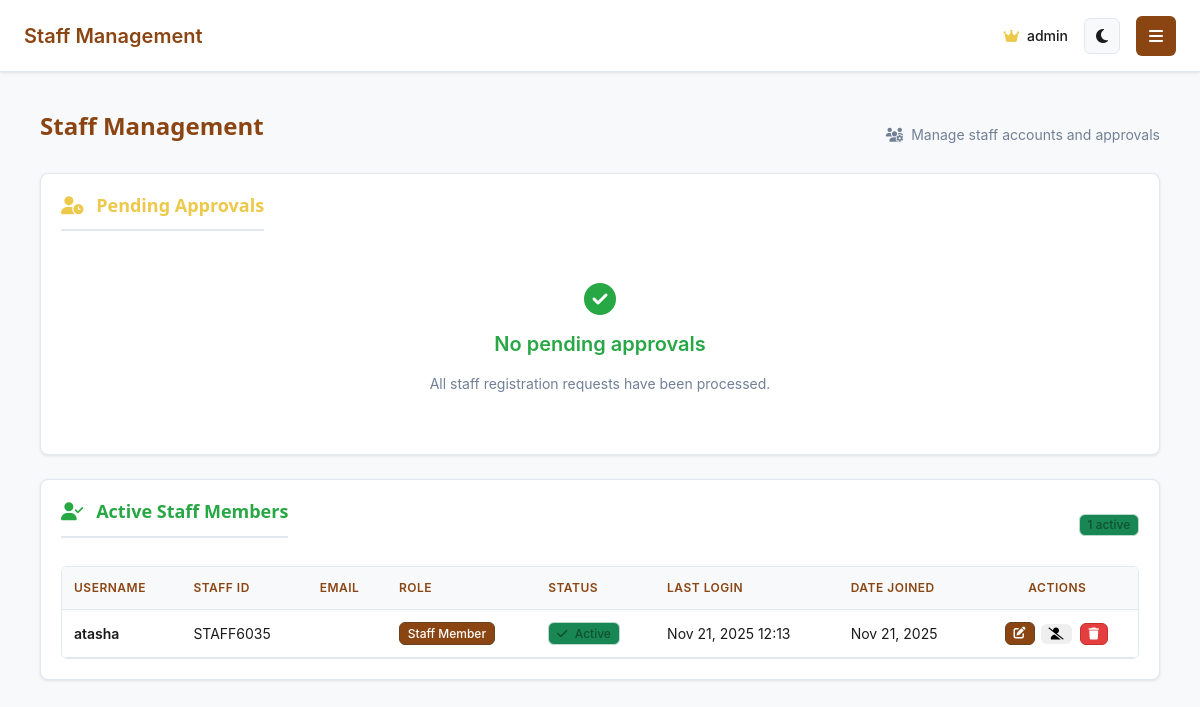
The app's page /app/staff-management/ (signed in) with its own data.
### cookie_app/models.py (models this page shows, shortened)
class Staff(models.Model):
    ROLE_CHOICES = [
        ('admin', 'Administrator'),
        ('manager', 'Manager'),
        ('staff', 'Staff Member'),
        ('pending', 'Pending Approval')
    ]
    user = models.OneToOneField(User, on_delete=models.CASCADE, related_name='staff')
    staff_id = models.CharField(max_length=20, unique=True, blank=True)
    role = models.CharField(max_length=20, choices=ROLE_CHOICES, default='pending')
    is_active = models.BooleanField(default=False)
    date_joined = models.DateTimeField(auto_now_add=True)
    phone_number = models.CharField(max_length=20, blank=True, null=True)

### cookie_app/views.py (the view)
# urls.py: path('staff-management/', views.staff_management, name='staff_management'),
@ensure_csrf_cookie
@login_required
def staff_management(request):
    if not request.user.is_superuser and not (hasattr(request.user, 'staff') and request.user.staff.role == 'admin'):
        messages.error(request, 'You do not have permission to access staff management.')
        return redirect('dashboard')
    pending_staff = Staff.objects.filter(
        role='pending'
    ).select_related('user').order_by('-user__date_joined')
    active_staff = Staff.objects.filter(
        is_active=True
    ).exclude(role='pending').select_related('user').order_by('-date_joined')
    context = {
        'pending_staff': pending_staff,
        'active_staff': active_staff,
    }
    return render(request, 'staff_management.html', context)

### templates/staff_management.html (shortened to what this page needs)
{% extends 'base.html' %}
{% block content %}
<div class="content">
    <div class="unified-page-header">
        <h1 class="unified-h1">Staff Management</h1>
        <div class="text-muted" style="font-size: var(--text-sm);">
            <i class="fas fa-users-cog me-1"></i> Manage staff accounts and approvals
        </div>
    </div>
    <div class="unified-card mb-4">
        <div class="d-flex justify-content-between align-items-center mb-3">
            <h2 class="unified-h2 text-warning">
                <i class="fas fa-user-clock me-2"></i>
                Pending Approvals
            </h2>
        </div>
        {% if pending_staff %}
        <div class="unified-table-container">
            <table class="unified-table">
                <thead>
                    <tr>
                        <th>Username</th>
                        <th>Email</th>
                        <th>Staff ID</th>
                        <th>Date Registered</th>
                        <th>Status</th>
                        <th class="text-center">Actions</th>
                    </tr>
                </thead>
                <tbody>
                    {% for staff in pending_staff %}
                    <tr>
                        <td class="fw-semibold">{{ staff.user.username }}</td>
                        <td>{{ staff.user.email }}</td>
                        <td>{{ staff.staff_id|default:"N/A" }}</td>
                        <td>{{ staff.user.date_joined|date:"M d, Y H:i" }}</td>
                        <td>
                            <span class="badge bg-warning text-dark">
                                <i class="fas fa-clock me-1"></i>
                                Pending Approval
                            </span>
                        </td>
                        <td class="text-center">
                            <div class="d-flex gap-2 justify-content-center">
                                <form method="post" action="{% url 'approve_staff' staff.id %}" class="d-inline">
                                    {% csrf_token %}
                                    <button type="submit" class="unified-btn unified-btn-success unified-btn-sm">
                                        <i class="fas fa-check me-1"></i>Approve
                                    </button>
                                </form>
                                <form method="post" action="{% url 'reject_staff' staff.id %}" class="d-inline">
                                    {% csrf_token %}
                                    <button type="submit" class="unified-btn unified-btn-danger unified-btn-sm"
                                       onclick="return confirm('Are you sure you want to reject {{ staff.user.username }}? This action cannot be undone.')">
                                        <i class="fas fa-times me-1"></i>Reject
                                    </button>
                                </form>
                            </div>
                        </td>
                    </tr>
                    {% endfor %}
                </tbody>
            </table>
        </div>
        {% else %}
        <div class="text-center py-4">
            <i class="fas fa-check-circle text-success mb-3" style="font-size: 2rem;"></i>
            <h5 class="text-success">No pending approvals</h5>
            <p class="text-muted" style="font-size: var(--text-sm);">
                All staff registration requests have been processed.
            </p>
        </div>
        {% endif %}
    </div>
    <div class="unified-card">
        <div class="d-flex justify-content-between align-items-center mb-3">
            <h2 class="unified-h2 text-success">
                <i class="fas fa-user-check me-2"></i>
                Active Staff Members
            </h2>
            <span class="badge bg-success">{{ active_staff|length }} active</span>
        </div>
        {% if active_staff %}
        <div class="unified-table-container">
            <table class="unified-table">
                <thead>
                    <tr>
                        <th>Username</th>
                        <th>Staff ID</th>
                        <th>Email</th>
                        <th>Role</th>
                        <th>Status</th>
                        <th>Last Login</th>
                        <th>Date Joined</th>
                        <th class="text-center">Actions</th>
                    </tr>
                </thead>
                <tbody>
                    {% for staff in active_staff %}
                    <tr>
                        <td class="fw-semibold">
                            {% if staff.user == request.user %}
                            <span class="text-primary">(You) {{ staff.user.username }}</span>
                            {% else %}
                            {{ staff.user.username }}
                            {% endif %}
                        </td>
                        <td>{{ staff.staff_id }}</td>
                        <td>{{ staff.user.email }}</td>
                        <td>
                            <span class="badge {% if staff.role == 'admin' %}bg-danger{% elif staff.role == 'manager' %}bg-warning{% else %}bg-primary{% endif %}">
                                {{ staff.get_role_display }}
                            </span>
                        </td>
                        <td>
                            {% if staff.user.is_active %}
                            <span class="badge bg-success">
                                <i class="fas fa-check me-1"></i>
                                Active
                            </span>
                            {% else %}
                            <span class="badge bg-secondary">
                                <i class="fas fa-ban me-1"></i>
                                Inactive
                            </span>
                            {% endif %}
                        </td>
                        <td>
                            {% if staff.user.last_login %}
                            {{ staff.user.last_login|date:"M d, Y H:i" }}
                            {% else %}
                            <span class="text-muted">Never</span>
                            {% endif %}
                        </td>
                        <td>{{ staff.date_joined|date:"M d, Y" }}</td>
                        <td class="text-center">
                            <div class="d-flex gap-1 justify-content-center">
                                {% if staff.user != request.user %}
                                {% if staff.role != 'admin' or request.user.is_superuser %}
                                <a href="{% url 'edit_staff' staff.id %}" class="unified-btn unified-btn-primary unified-btn-sm" title="Edit Staff">
                                    <i class="fas fa-edit"></i>
                                </a>
                                {% if staff.user.is_active %}
                                <form method="post" action="{% url 'deactivate_staff' staff.id %}" class="d-inline">
                                    <button type="submit" class="unified-btn unified-btn-warning unified-btn-sm"
                                       onclick="return confirm('Are you sure you want to deactivate {{ staff.user.username }}?')" title="Deactivate">
                                        <i class="fas fa-user-slash"></i>
                                    </button>
                                </form>
                                {% endif %}
                                {% if not staff.user.is_superuser %}
                                <form method="post" action="{% url 'delete_staff' staff.id %}" class="d-inline">
                                    <button type="submit" class="unified-btn unified-btn-danger unified-btn-sm"
                                       onclick="return confirm('Are you sure you want to permanently delete {{ staff.user.username }}? This action cannot be undone.')" title="Delete">
                                        <i class="fas fa-trash"></i>
                                    </button>
                                </form>
                                {% endif %}
                                {% endif %}
                                {% endif %}
                            </div>
                        </td>
                    </tr>
                    {% endfor %}
                </tbody>
            </table>
        </div>
        {% endif %}
    </div>
</div>
{% endblock %}

### templates/base.html (shortened to what this page needs)
<!DOCTYPE html>
<html lang="en">
<head>
    {% load static %}
    <link href="https://cdn.jsdelivr.net/npm/bootstrap@5.3.2/dist/css/bootstrap.min.css" rel="stylesheet">
    <link rel="stylesheet" href="https://cdnjs.cloudflare.com/ajax/libs/font-awesome/6.4.0/css/all.min.css">
    <link rel="stylesheet" href="{% static 'css/style.css' %}">
</head>
<body data-theme="light" {% if user.is_authenticated %}class="authenticated"{% endif %}>
    {% if user.is_authenticated %}
    <div class="main-content" id="main-content">
        <header class="header">
            <div class="header-title">
                {% if request.path == '/app/admin-dashboard/' %}
                    Admin Dashboard
                {% elif request.path == '/app/staff-dashboard/' %}
                    Staff Dashboard
                {% elif 'inventory' in request.path %}
                    <span class="brand-title">
                        <img src="{% static 'images/cookie-craze-logo.png' %}" alt="Cookie Craze" class="brand-logo">
                        <span>Cookie Craze System</span>
                    </span>
                {% elif 'sale' in request.path and 'daily-sales' not in request.path %}
                    <span class="brand-title">
                        <img src="{% static 'images/cookie-craze-logo.png' %}" alt="Cookie Craze" class="brand-logo">
                        <span>Cookie Craze System</span>
                    </span>
                {% elif 'daily-sales' in request.path %}
                    <span class="brand-title">
                        <img src="{% static 'images/cookie-craze-logo.png' %}" alt="Cookie Craze" class="brand-logo">
                        <span>Cookie Craze System</span>
                    </span>
                {% elif 'staff-management' in request.path %}
                    Staff Management
                {% elif 'admin-sales-monitoring' in request.path %}
                    Sales Monitoring
                {% elif 'staff-sales-history' in request.path %}
                    My Sales History
                {% elif 'report' in request.path %}
                    Reports & Analytics
                {% else %}
                    <span class="brand-title">
                        <img src="{% static 'images/cookie-craze-logo.png' %}" alt="Cookie Craze" class="brand-logo">
                        <span>Cookie Craze System</span>
                    </span>
                {% endif %}
            </div>
            <div class="header-right">
                <div class="user-info">
                    <span>
                        {% if user.is_superuser or user.staff.role == 'admin' %}
                            <i class="fas fa-crown text-warning me-1"></i>
                        {% else %}
                            <i class="fas fa-user me-1"></i>
                        {% endif %}
                        {{ user.username }}
                    </span>
                    <button class="theme-toggle" id="themeToggle" title="Toggle dark mode">
                    </button>
                </div>
                <button class="sidebar-toggle" id="sidebarToggle" title="Toggle sidebar">
                    <i class="fas fa-bars"></i>
                </button>
            </div>
        </header>
        <div class="content">
            {% block content %}
            {% endblock %}
        </div>
    </div>
    {% endif %}
</body>
</html>

### static/css/style.css (style rules this page uses)
:root { --primary: #8B4513; --primary-light: #A0522D; --primary-dark: #654321; --accent: #D2691E; --accent-light: #F5DEB3; --bg-primary: #f8f9fa; --bg-secondary: #ffffff; --bg-tertiary: #e9ecef; --text-primary: #2d3748; --text-secondary: #4a5568; --text-muted: #718096; --border: #cbd5e0; --success: #38a169; --warning: #d69e2e; --danger: #e53e3e; --info: #3182ce; --shadow-sm: 0 1px 2px rgba(0, 0, 0, 0.05); --shadow: 0 2px 4px rgba(0, 0, 0, 0.1); --shadow-lg: 0 4px 8px rgba(0, 0, 0, 0.15); --font-family: 'Segoe UI', system-ui, -apple-system, sans-serif; --text-xs: 0.75rem; --text-sm: 0.875rem; --text-base: 1rem; --text-lg: 1.125rem; --text-xl: 1.25rem; --text-2xl: 1.5rem; --text-3xl: 1.875rem; --space-1: 0.25rem; --space-2: 0.5rem; --space-3: 0.75rem; --space-4: 1rem; --space-5: 1.25rem; --space-6: 1.5rem; --space-8: 2rem; --radius-sm: 4px; --radius: 6px; --radius-lg: 8px; --radius-xl: 12px; }
* { margin: 0; padding: 0; box-sizing: border-box; transition: background-color 0.3s ease, color 0.3s ease, border-color 0.3s ease; }
body { font-family: var(--font-family); background: var(--bg-primary); color: var(--text-primary); line-height: 1.5; font-size: var(--text-base); font-weight: 400; -webkit-font-smoothing: antialiased; -moz-osx-font-smoothing: grayscale; }
h1, h2, h3, h4, h5, h6 { color: var(--text-primary); font-weight: 600; line-height: 1.3; margin-bottom: var(--space-4); }
h1 { font-size: var(--text-3xl); color: var(--primary); font-weight: 700; margin-bottom: var(--space-5); }
h2 { font-size: var(--text-2xl); color: var(--primary); font-weight: 600; border-bottom: 2px solid var(--border); padding-bottom: var(--space-3); margin-bottom: var(--space-4); }
.text-muted { color: var(--text-muted) !important; }
.content { padding: var(--space-5); max-width: 1400px; margin: 0 auto; }
table { width: 100%; border-collapse: collapse; background: var(--bg-secondary); font-size: var(--text-sm); }
th, td { padding: var(--space-3); text-align: left; border-bottom: 1px solid var(--border); color: var(--text-primary); }
th { background: var(--bg-tertiary); color: var(--primary); font-weight: 600; font-size: var(--text-xs); text-transform: uppercase; letter-spacing: 0.05em; }
.badge.bg-primary, .badge.bg-primary.text-light, .badge.bg-primary.text-white { background: var(--primary) !important; color: #ffffff !important; border: 1px solid var(--primary-dark) !important; }
.badge.bg-success, .badge.bg-success.text-light, .badge.bg-success.text-white { background: var(--status-completed-bg) !important; color: var(--status-completed-text) !important; border: 1px solid var(--status-completed-border) !important; }

### templates/staff_management.html (style rules this page uses)
.unified-table th, .unified-table td { padding: 0.75rem; vertical-align: middle; }
.badge { font-size: 0.75rem; padding: 0.35em 0.65em; }
.unified-btn-sm { padding: 0.25rem 0.5rem; font-size: 0.75rem; }
form.d-inline { display: inline-block; margin: 0 2px; }

### records on screen
Staff: user.username "atasha", staff_id "STAFF6035", role "Staff Member", shows "Active", user.last_login "Nov 21, 2025 12:13", date_joined "Nov 21, 2025"

### other values on screen
{{ user.username }} "admin"
{{ active_staff|length }} "1"
